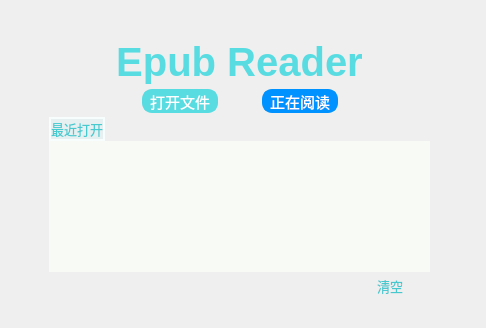
<?xml version="1.0" encoding="UTF-8"?>
<ui version="4.0">
 <class>his</class>
 <widget class="QWidget" name="his">
  <property name="geometry">
   <rect>
    <x>0</x>
    <y>0</y>
    <width>486</width>
    <height>328</height>
   </rect>
  </property>
  <property name="windowTitle">
   <string>Form</string>
  </property>
  <property name="styleSheet">
   <string notr="true"/>
  </property>
  <widget class="QWidget" name="verticalLayoutWidget">
   <property name="geometry">
    <rect>
     <x>9</x>
     <y>9</y>
     <width>461</width>
     <height>301</height>
    </rect>
   </property>
   <layout class="QVBoxLayout" name="verticalLayout">
    <property name="spacing">
     <number>4</number>
    </property>
    <property name="leftMargin">
     <number>40</number>
    </property>
    <property name="topMargin">
     <number>30</number>
    </property>
    <property name="rightMargin">
     <number>40</number>
    </property>
    <property name="bottomMargin">
     <number>10</number>
    </property>
    <item>
     <widget class="QLabel" name="label">
      <property name="font">
       <font>
        <pointsize>30</pointsize>
        <weight>75</weight>
        <bold>true</bold>
       </font>
      </property>
      <property name="styleSheet">
       <string notr="true">QLabel
{
color: rgb(88, 220, 226);
}</string>
      </property>
      <property name="text">
       <string>Epub Reader</string>
      </property>
      <property name="alignment">
       <set>Qt::AlignCenter</set>
      </property>
     </widget>
    </item>
    <item>
     <spacer name="verticalSpacer">
      <property name="orientation">
       <enum>Qt::Vertical</enum>
      </property>
      <property name="sizeHint" stdset="0">
       <size>
        <width>20</width>
        <height>40</height>
       </size>
      </property>
     </spacer>
    </item>
    <item>
     <layout class="QHBoxLayout" name="horizontalLayout_3">
      <item>
       <spacer name="horizontalSpacer_3">
        <property name="orientation">
         <enum>Qt::Horizontal</enum>
        </property>
        <property name="sizeHint" stdset="0">
         <size>
          <width>40</width>
          <height>20</height>
         </size>
        </property>
       </spacer>
      </item>
      <item>
       <widget class="QPushButton" name="pushButton_3">
        <property name="font">
         <font>
          <pointsize>11</pointsize>
          <weight>50</weight>
          <italic>false</italic>
          <bold>false</bold>
         </font>
        </property>
        <property name="focusPolicy">
         <enum>Qt::NoFocus</enum>
        </property>
        <property name="styleSheet">
         <string notr="true">QPushButton{
background-color:  rgb(88, 220, 226);
border:2px solid  rgb(88, 220, 226);
border-radius:10px;
color: rgb(255, 255, 255);
padding:0px 6px;
height:20px;
}
QPushButton:hover{
font:bold;
background-color:rgb(255, 121, 204);
border:2px solid rgb(255, 121, 204);
}</string>
        </property>
        <property name="text">
         <string>打开文件</string>
        </property>
        <property name="flat">
         <bool>false</bool>
        </property>
       </widget>
      </item>
      <item>
       <spacer name="horizontalSpacer_6">
        <property name="orientation">
         <enum>Qt::Horizontal</enum>
        </property>
        <property name="sizeType">
         <enum>QSizePolicy::Preferred</enum>
        </property>
        <property name="sizeHint" stdset="0">
         <size>
          <width>40</width>
          <height>20</height>
         </size>
        </property>
       </spacer>
      </item>
      <item>
       <widget class="QPushButton" name="pushButton">
        <property name="font">
         <font>
          <pointsize>11</pointsize>
          <weight>50</weight>
          <italic>false</italic>
          <bold>false</bold>
         </font>
        </property>
        <property name="focusPolicy">
         <enum>Qt::NoFocus</enum>
        </property>
        <property name="styleSheet">
         <string notr="true">QPushButton{
background-color:  rgb(0, 147, 255);
border:2px solid  rgb(0, 147, 255);
border-radius:10px;
color: rgb(255, 255, 255);
height:20px;
padding:0px 6px;
}
QPushButton:hover{
font:bold;

background-color:rgb(255, 121, 204);
border:2px solid rgb(255, 121, 204);
}</string>
        </property>
        <property name="text">
         <string>正在阅读</string>
        </property>
        <property name="flat">
         <bool>false</bool>
        </property>
       </widget>
      </item>
      <item>
       <spacer name="horizontalSpacer_4">
        <property name="orientation">
         <enum>Qt::Horizontal</enum>
        </property>
        <property name="sizeHint" stdset="0">
         <size>
          <width>40</width>
          <height>20</height>
         </size>
        </property>
       </spacer>
      </item>
     </layout>
    </item>
    <item>
     <layout class="QVBoxLayout" name="verticalLayout_2">
      <property name="spacing">
       <number>0</number>
      </property>
      <item>
       <layout class="QHBoxLayout" name="horizontalLayout_4">
        <item>
         <widget class="QPushButton" name="pushButton_4">
          <property name="sizePolicy">
           <sizepolicy hsizetype="Preferred" vsizetype="Preferred">
            <horstretch>0</horstretch>
            <verstretch>0</verstretch>
           </sizepolicy>
          </property>
          <property name="font">
           <font>
            <pointsize>10</pointsize>
            <weight>50</weight>
            <bold>false</bold>
           </font>
          </property>
          <property name="cursor">
           <cursorShape>PointingHandCursor</cursorShape>
          </property>
          <property name="focusPolicy">
           <enum>Qt::NoFocus</enum>
          </property>
          <property name="styleSheet">
           <string notr="true">QPushButton{
color:rgb(70, 202, 208);
background-color: rgb(230, 240, 240);
border:2px solid  rgb(247, 252, 253);
}
QPushButton:hover,QPushButton:checked
{
color:rgb(255, 255, 255);
background-color: rgb(180, 180, 180);
}</string>
          </property>
          <property name="text">
           <string>最近打开</string>
          </property>
          <property name="checkable">
           <bool>true</bool>
          </property>
          <property name="flat">
           <bool>false</bool>
          </property>
         </widget>
        </item>
        <item>
         <spacer name="horizontalSpacer_5">
          <property name="orientation">
           <enum>Qt::Horizontal</enum>
          </property>
          <property name="sizeHint" stdset="0">
           <size>
            <width>40</width>
            <height>20</height>
           </size>
          </property>
         </spacer>
        </item>
       </layout>
      </item>
      <item>
       <widget class="QListWidget" name="booklist">
        <property name="styleSheet">
         <string notr="true">QListWidget{
background-color: rgb(247, 250, 245);
}</string>
        </property>
        <property name="frameShape">
         <enum>QFrame::NoFrame</enum>
        </property>
        <property name="frameShadow">
         <enum>QFrame::Sunken</enum>
        </property>
        <property name="lineWidth">
         <number>1</number>
        </property>
        <property name="midLineWidth">
         <number>0</number>
        </property>
        <property name="flow">
         <enum>QListView::TopToBottom</enum>
        </property>
        <property name="isWrapping" stdset="0">
         <bool>false</bool>
        </property>
        <property name="resizeMode">
         <enum>QListView::Fixed</enum>
        </property>
        <property name="viewMode">
         <enum>QListView::ListMode</enum>
        </property>
        <property name="batchSize">
         <number>100</number>
        </property>
        <property name="selectionRectVisible">
         <bool>false</bool>
        </property>
        <property name="currentRow">
         <number>-1</number>
        </property>
        <property name="sortingEnabled">
         <bool>false</bool>
        </property>
       </widget>
      </item>
      <item>
       <layout class="QHBoxLayout" name="horizontalLayout">
        <property name="spacing">
         <number>0</number>
        </property>
        <item>
         <spacer name="horizontalSpacer">
          <property name="orientation">
           <enum>Qt::Horizontal</enum>
          </property>
          <property name="sizeHint" stdset="0">
           <size>
            <width>40</width>
            <height>20</height>
           </size>
          </property>
         </spacer>
        </item>
        <item>
         <widget class="QPushButton" name="pushButton_2">
          <property name="sizePolicy">
           <sizepolicy hsizetype="Minimum" vsizetype="Fixed">
            <horstretch>0</horstretch>
            <verstretch>0</verstretch>
           </sizepolicy>
          </property>
          <property name="font">
           <font>
            <pointsize>10</pointsize>
            <weight>50</weight>
            <bold>false</bold>
           </font>
          </property>
          <property name="focusPolicy">
           <enum>Qt::NoFocus</enum>
          </property>
          <property name="styleSheet">
           <string notr="true">QPushButton{
color:rgb(70, 200, 206);
}</string>
          </property>
          <property name="text">
           <string>清空</string>
          </property>
          <property name="flat">
           <bool>true</bool>
          </property>
         </widget>
        </item>
       </layout>
      </item>
     </layout>
    </item>
   </layout>
  </widget>
 </widget>
 <resources/>
 <connections/>
</ui>
